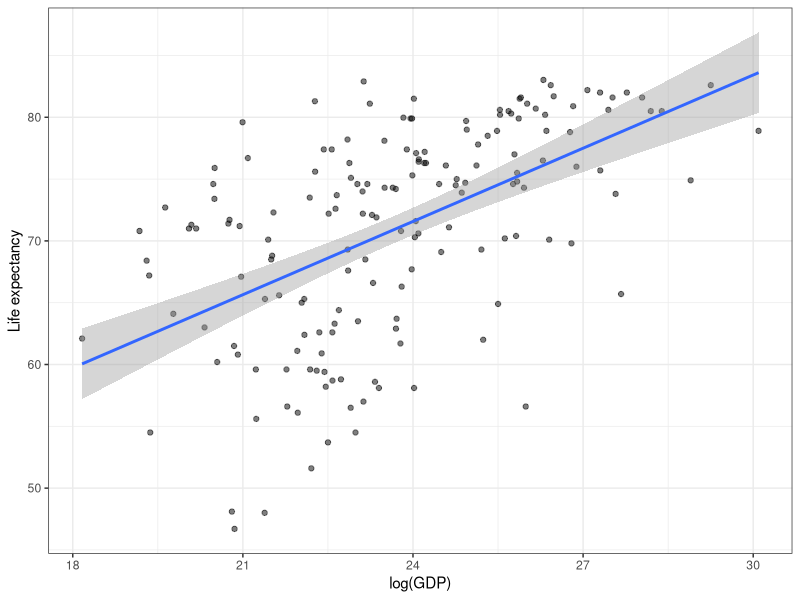
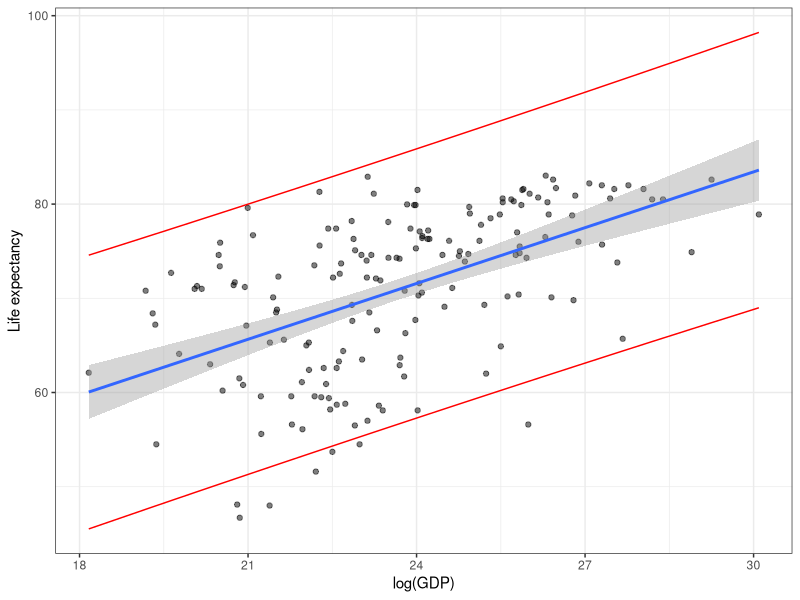

R code for these plots, in order:
# PURPOSE: Plotting CI's, prediction intervals


# Load data ---------------------------------------------------------------

library(tidyverse)
library(dslabs)

gapminder <- as_tibble(gapminder)
clean_gapminder <- gapminder %>%
  filter(year == 2011, !is.na(gdp)) %>%
  mutate(log_gdp = log(gdp))
init_lm <- lm(life_expectancy ~ log_gdp, data = clean_gapminder)



# Plot confidence interval ------------------------------------------------

lm_plot <- clean_gapminder %>%
  ggplot(aes(x = log_gdp,
             y = life_expectancy)) +
  geom_point(alpha = 0.5) +
  geom_smooth(method = "lm") +
  theme_bw() +
  labs(x = "log(GDP)",
       y = "Life expectancy")
lm_plot


# Prediction interval vs CI ----------------------------------------------------

pred_int_data <- 
  predict(init_lm, data = clean_gapminder, 
          interval = "prediction",
          level = .95) %>%
  as_tibble()  
lm_plot +
  geom_ribbon(data =
                bind_cols(clean_gapminder,
                          pred_int_data),
              aes(ymin = lwr, ymax = upr),
              color = "red", fill = NA)
